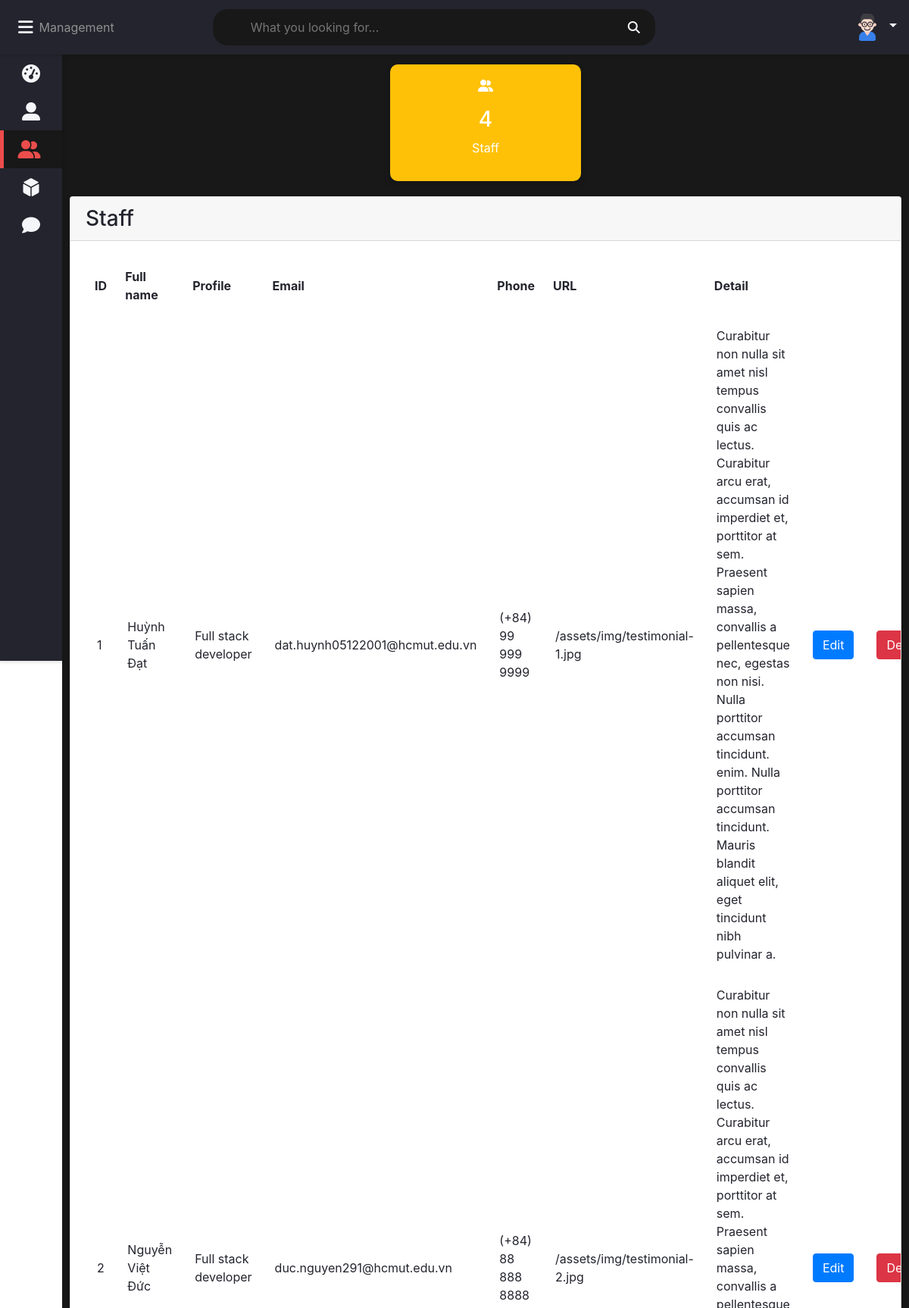
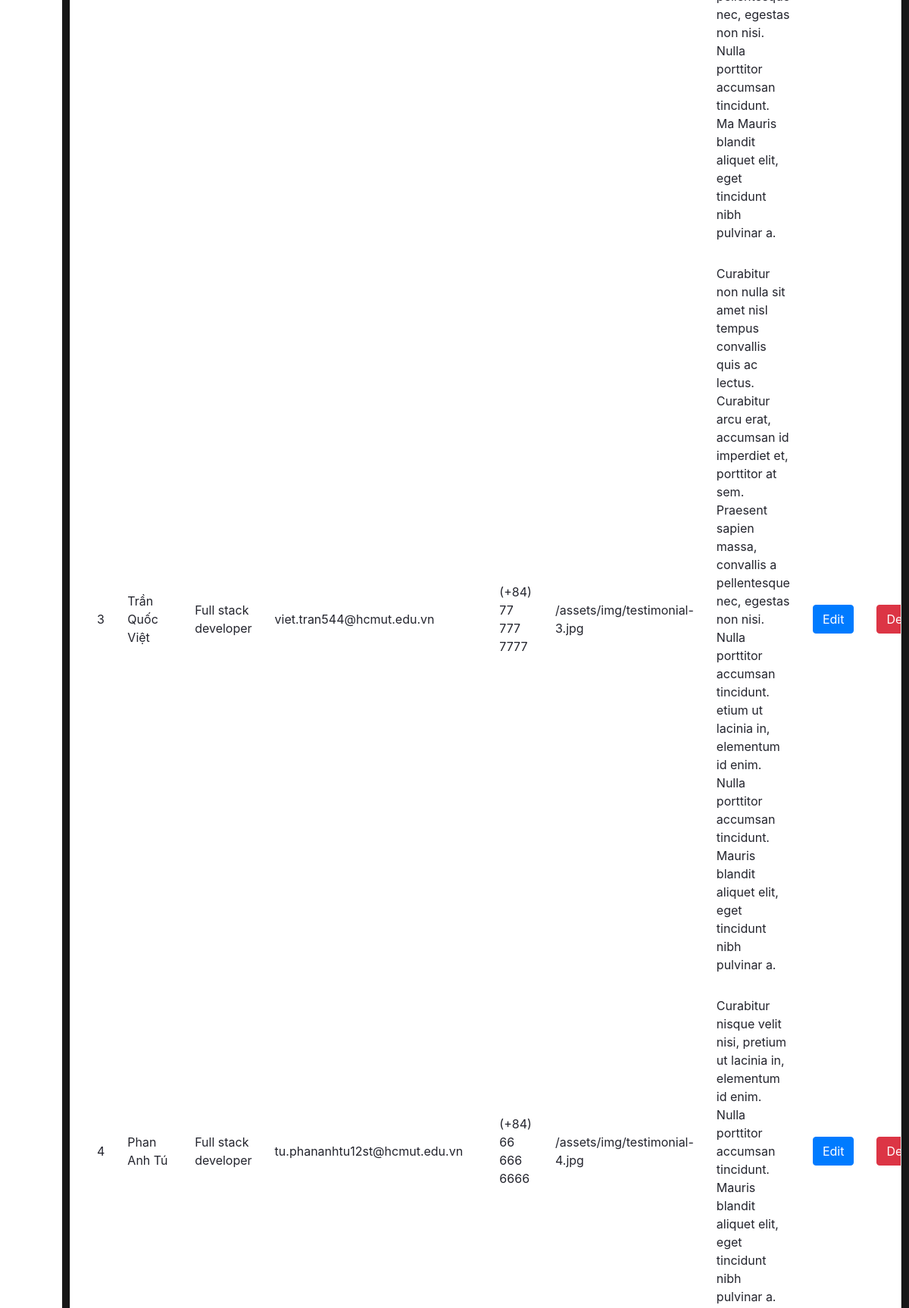
/php/admin/staff.php (signed in, upper part), run on the app's committed database (2 pictures, top to bottom).
### tables this page shows
create table staff(
    id INT NOT NULL PRIMARY KEY AUTO_INCREMENT,
    name varchar(255),
    profile varchar(255),
    email varchar(255),
    phone varchar(255),
    detail longtext,
    url varchar(255)
);

### php/admin/staff.php (the view, shortened to what this page needs)
<?php
require_once "config.php";
?>
<!DOCTYPE html>
<html lang="en">
<head>
    <link rel="stylesheet" href="../../assets/css/admin.css">
    <link rel="stylesheet" href="https://maxcdn.bootstrapcdn.com/bootstrap/4.5.2/css/bootstrap.min.css">
    <link rel="stylesheet" href="https://cdnjs.cloudflare.com/ajax/libs/font-awesome/4.7.0/css/font-awesome.min.css">
</head>
<body class="overlay-scrollbar">
    <div class="navbar" style="position:fixed;">
        <ul class="navbar-nav d-flex flex-row">
            <li class="nav-item mx-2" style="line-height:0;">
                <a class="nav-link">
                    <i class="fas fa-bars" onclick="collapseSidebar()"></i>
                </a>
            </li>
            <li class="nav-item" id="mangeLogo">
                Management
            </li>
        </ul>
        <form class="navbar-search">
            <input type="text" name="Search" class="navbar-search-input" placeholder="What you looking for...">
            <i class="fas fa-search"></i>
        </form>
        <ul class="navbar-nav nav-right d-flex flex-row align-items-center justify-content-between">
            <li class="nav-item dropdown">
                <a class="nav-link dropdown-toggle" href="#" id="user-img" role="button" data-toggle="dropdown" aria-haspopup="true" aria-expanded="false">
                    <img src="../../assets/img/user.png" width="40" height="40" class="rounded-circle">
                </a>
            </li>
        </ul>
    </div>
    <div class="sidebar">
        <ul class="sidebar-nav">
            <li class="sidebar-nav-item">
                <a href="dashboard.php" class="sidebar-nav-link">
                    <div>
                        <i class="fas fa-tachometer-alt"></i>
                    </div>
                </a>
            </li>
            <li class="sidebar-nav-item">
                <a href="user.php" class="sidebar-nav-link">
                    <div>
                        <i class="fas fa-user-alt"></i>
                    </div>
                </a>
            </li>
            <li class="sidebar-nav-item">
                <a href="staff.php" class="sidebar-nav-link active">
                    <div>
                        <i class="fas fa-user-friends"></i>
                    </div>
                </a>
            </li>
            <li class="sidebar-nav-item">
                <a href="product.php" class="sidebar-nav-link">
                    <div>
                        <i class="fas fa-dice-d6"></i>
                    </div>
                </a>
            </li>
            <li class="sidebar-nav-item">
                <a href="contact.php" class="sidebar-nav-link">
                    <div>
                        <i class="fas fa-comment"></i>
                    </div>
                </a>
            </li>
        </ul>
    </div>
    <div class="wrapper">
        <div class="row d-flex justify-content-center">
            <div class="col-lg-3 col-md-6 col-sm-12">
                <div class="counter bg-warning">
                    <p>
                        <i class="fas fa-user-friends"></i>
                    </p>
                    <?php
                    $sql = "SELECT COUNT(id) FROM staff";
                    $stmt = $mysqli->prepare($sql);
                    $stmt->execute();
                    $stmt->store_result();
                    $stmt->bind_result($number_staff);
                    ?>
                    <h3><?php echo $number_staff; ?></h3>
                    <p>Staff</p>
                </div>
            </div>
        </div>
        <div class="row">
            <div class="col-12">
                <div class="card">
                    <div class="card-header">
                        <h3 id="titleTable">
                            Staff
                        </h3>
                    </div>
                    <div class="card-content">
                        <table class="table-stripped">
                            <tr>
                                <th>ID</th>
                                <th>Full name</th>
                                <th>Profile</th>
                                <th>Email</th>
                                <th>Phone</th>
                                <th>URL</th>
                                <th class="text-align:center">Detail</th>
                                <th></th>
                                <th></th>
                            </tr>
                            <?php
                            require_once "config.php";
                            $sql = "SELECT * FROM staff where 1";
                            if ($stmt = $mysqli->prepare($sql)) {
                                if ($stmt->execute()) {
                                    $stmt->store_result();
                                    $stmt->bind_result(
                                        $id,
                                        $name,
                                        $profile,
                                        $email,
                                        $phone,
                                        $detail,
                                        $url
                                    );
                                    while ($stmt->fetch()) {
                            ?>
                                        <tr>
                                            <td><?php echo $id ?></td>
                                            <td><?php echo $name ?></td>
                                            <td><?php echo $profile ?></td>
                                            <td><?php echo $email ?></td>
                                            <td><?php echo $phone ?></td>
                                            <td><?php echo $url ?></td>
                                            <td style="width: 30%"><?php echo $detail ?></td>
                                            <td><button class="btn btn-primary" data-toggle="modal" data-target="#staffEditModal<?php echo $id ?>">Edit</button></td>
                                            <td><button class="btn btn-danger" onclick="deleteStaff(<?php echo $id ?>)">Delete</button></td>
                                        </tr>
                            <?php
                                    }
                                }
                            }
                            ?>
                        </table>
                    </div>
                </div>
            </div>
        </div>
    </div>
</body>
</html>

### assets/css/admin.css (style rules this page uses)
:root { --primary-color: #4834d4; --success-color: #6ab04c; --warning-color: #f0932b; --danger-color: #eb4d4b; --light-color: #212529; --light-second-color: #727475; --light-background: #ffffff; --light-second-background: #f1f1f1; --dark-color: #909090; --dark-second-color: #f5f6fa; --dark-background: #23242d; --dark-second-background: #181818; }
.light { --main-bg-color: var(--dark-background); --second-bg-color: var(--dark-second-background); --main-color: var(--dark-color); --second-color: var(--dark-second-color); }
.bg-warning { background: var(--warning-color); }
* { box-sizing: border-box; }
body { font-family: "Roboto", sans-serif; background: var(--main-bg-color); color: var(--main-color); margin: 0; }
.navbar { display: flex; flex-direction: row; background: var(--main-bg-color); color: var(--main-color); position: fixed; top: 0; right: 0; left: 0; z-index: 101; box-shadow: rgba(0, 0, 0, 0.12) 0px 1px 4px 1px; }
#mangeLogo { display: flex; align-items: center; }
.navbar-nav { list-style: none; display: flex; flex-direction: row; padding-left: 0; margin-bottom: 0; margin-top: 0; }
.nav-link { float: left; text-align: center; padding: 21px 10px; text-decoration: none; font-size: 17px; color: var(--second-color); position: relative; }
.navbar-nav i { font-size: 1.4rem; }
.nav-right { margin-left: auto; }
.navbar-search { position: relative; margin: auto; width: 50%; }
.navbar-search input { background: var(--second-bg-color); border: none; padding: 12px 50px 12px 50px; width: 100%; outline: none; color: var(--main-color); border-radius: 20px; }
.navbar-search i { position: absolute; top: 50%; right: 20px; transform: translateY(-50%); color: var(--second-color); cursor: pointer; }
.dropdown { position: relative; }
.wrapper { padding: 10px; margin-left: 82px; padding-top: 75px; transition: margin-left 0.5s; background: var(--second-bg-color); min-height: 99vh; }
.sidebar { width: 82px; height: 100vh; position: fixed; margin-top: 72px; background: var(--main-bg-color); box-shadow: rgba(0, 0, 0, 0.12) 0px 1px 4px 1px; overflow: hidden; z-index: 100; transition: width 0.5s; }
.sidebar-nav { list-style: none; padding: 0; margin: 0; display: flex; flex-direction: column; align-items: center; height: 100vh; }
.sidebar-nav-item { width: 100%; }
.sidebar-nav-link { display: flex; align-items: center; color: var(--main-color); text-decoration: none; }
.sidebar-nav-link i { font-size: 1.5rem; color: var(--second-color); position: absolute; left: 50%; top: 50%; transform: translate(-50%, -50%); }
.sidebar-nav-link div { min-width: 82px; height: 50px; position: relative; }
.sidebar-nav-link.active { background: var(--second-bg-color); color: var(--danger-color); }
.sidebar-nav-link.active div { border-left: 5px solid var(--danger-color); }
.sidebar-nav-link.active i { color: var(--danger-color); margin-left: -5px; }
.row { display: flex; flex-wrap: wrap; flex-direction: row; }
.row:after, .row:before { box-sizing: border-box; }
[class*="col-"] { padding: 10px; }
@media only screen and (min-width: 600px) { .col-sm-12 { width: 100%; } }
@media only screen and (min-width: 992px) { .col-12 { width: 100%; } }
.counter { padding: 16px; text-align: center; color: #fff; border-radius: 10px; box-shadow: 0 4px 8px 0 rgba(0, 0, 0, 0.2); }
.card { background: var(--main-bg-color); color: var(--main-bg-color); border-radius: 10px; margin-bottom: 10px; box-shadow: 0 4px 8px 0 rgba(0, 0, 0, 0.2); }
.card-header { padding: 15px 30px; border-bottom: 1px solid var(--second-bg-color); position: relative; }
.card-header h3 { margin: 0; }
.card-content { padding: 20px; overflow-x: auto; }
table { border-collapse: collapse; width: 100%; }
table td { padding: 15px; }
table th { padding: 15px 12px; text-align: left; }

### data on the page
staff: id "1", name "Huỳnh Tuấn Đạt", profile "Full stack developer", email "dat.huynh05122001@hcmut.edu.vn", phone "(+84) 99 999 9999", url "/assets/img/testimonial-1.jpg", detail "Curabitur non nulla sit amet nisl tempus convallis quis ac lectus. Curabitur arcu erat, accumsan id imperdiet et, porttitor at sem. Praesent sapien massa, convallis a pellentesque nec, egestas non nisi. Nulla porttitor accumsan tincidunt. enim. Nulla porttitor accumsan tincidunt. Mauris blandit aliquet elit, eget tincidunt nibh pulvinar a."
staff: id "2", name "Nguyễn Việt Đức", profile "Full stack developer", email "duc.nguyen291@hcmut.edu.vn", phone "(+84) 88 888 8888", url "/assets/img/testimonial-2.jpg", detail "Curabitur non nulla sit amet nisl tempus convallis quis ac lectus. Curabitur arcu erat, accumsan id imperdiet et, porttitor at sem. Praesent sapien massa, convallis a pellentesque nec, egestas non nisi. Nulla porttitor accumsan tincidunt. Ma Mauris blandit aliquet elit, eget tincidunt nibh pulvinar a."
staff: id "3", name "Trần Quốc Việt", profile "Full stack developer", email "viet.tran544@hcmut.edu.vn", phone "(+84) 77 777 7777", url "/assets/img/testimonial-3.jpg", detail "Curabitur non nulla sit amet nisl tempus convallis quis ac lectus. Curabitur arcu erat, accumsan id imperdiet et, porttitor at sem. Praesent sapien massa, convallis a pellentesque nec, egestas non nisi. Nulla porttitor accumsan tincidunt. etium ut lacinia in, elementum id enim. Nulla porttitor accumsan tincidunt. Mauris blandit aliquet elit, eget tincidunt nibh pulvinar a."
staff: id "4", name "Phan Anh Tú", profile "Full stack developer", email "tu.phananhtu12st@hcmut.edu.vn", phone "(+84) 66 666 6666", url "/assets/img/testimonial-4.jpg", detail "Curabitur nisque velit nisi, pretium ut lacinia in, elementum id enim. Nulla porttitor accumsan tincidunt. Mauris blandit aliquet elit, eget tincidunt nibh pulvinar a."

### other printed values
$number_staff "4"
